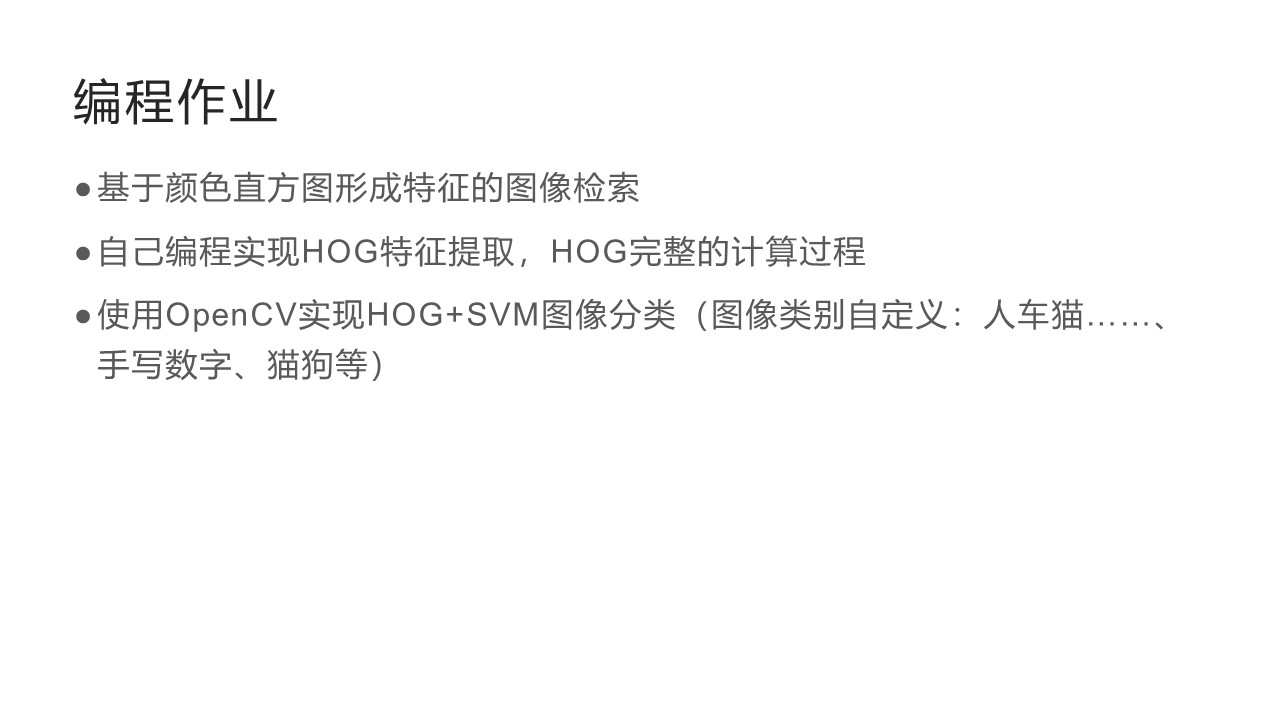
#> input picture Pic/微信图片_2026-03-17_202233_628.jpg, 1280 x 720 px
$ python -i color_histogram_retrieval.py   (imports and definitions only)
#> lines starting #> are read from the running program, lines starting #| are printed output that depends on the picture
#> further down, picture is the input picture: shape (720, 1280, 3); min 24, max 255, mean 250
"""
基于颜色直方图或HOG特征的图像检索模块
支持颜色直方图、LBP纹理、HOG特征（可选）
包含直方图可视化功能
"""

import cv2
import numpy as np
import os
from typing import List, Tuple
from skimage.feature import local_binary_pattern
from sklearnex import patch_sklearn
# [1 line not run here, left out]


# [10 lines left out: function imread_unicode, not called in this run]


class ColorHistogramRetriever:
    def __init__(self, bins=(8, 12, 3), feature_type='auto',
                 use_face_detection=False, distance_metric='chisqr',
                 hog_win_size=(64, 128), hog_cell_size=(8, 8),
                 hog_block_size=(16, 16), hog_block_stride=(8, 8), hog_nbins=9):
        """
        :param bins: HSV 直方图的 bins 数量
        :param feature_type: 特征类型
            - 'auto': 自动选择（灰度图用LBP，彩色图用HSV）
            - 'lbp': LBP纹理直方图
            - 'gray': 灰度直方图
            - 'hsv': HSV彩色直方图
            - 'hog': HOG特征（梯度直方图）
        :param use_face_detection: 是否启用人脸检测裁剪
        :param distance_metric: 距离度量方式 'correl'(相关性), 'chisqr'(卡方), 'bhatta'(巴氏), 'euclidean'(欧氏)
        :param hog_win_size, ... : 当 feature_type='hog' 时的 HOG 参数
        """
        self.bins = bins
        self.feature_type = feature_type
        self.use_face_detection = use_face_detection
        self.distance_metric = distance_metric
        self.hog_win_size = hog_win_size
        self.hog_cell_size = hog_cell_size
        self.hog_block_size = hog_block_size
        self.hog_block_stride = hog_block_stride
        self.hog_nbins = hog_nbins

        self.hog = None
        if feature_type == 'hog':
            self.hog = cv2.HOGDescriptor(
                hog_win_size, hog_block_size, hog_block_stride,
                hog_cell_size, hog_nbins
            )

        self.database_features = {}
        self.database_paths = []

    def _preprocess_face(self, image: np.ndarray) -> np.ndarray:
        if not self.use_face_detection:
            return image
        face_cascade = cv2.CascadeClassifier(
            cv2.data.haarcascades + 'haarcascade_frontalface_default.xml'
        )
        if len(image.shape) == 3:
            gray = cv2.cvtColor(image, cv2.COLOR_BGR2GRAY)
        else:
            gray = image.copy()
        faces = face_cascade.detectMultiScale(gray, 1.1, 4)
        if len(faces) > 0:
            (x, y, w, h) = faces[0]
            return image[y:y+h, x:x+w]
        return image

    # [117 lines left out: functions _extract_lbp_feature, _extract_hog_feature, extract_feature, build_database, retrieve, not called in this run]

    def get_feature_visualization(self, image: np.ndarray) -> np.ndarray:
        """
        根据当前特征类型，返回特征的可视化图像
        """
        image = self._preprocess_face(image)
        h, w = 400, 500  # 输出画布尺寸

        # ---- 根据特征类型绘制 ----
        if self.feature_type == 'gray' or (self.feature_type == 'auto' and (len(image.shape) == 2 or image.shape[2] == 1)):
            if len(image.shape) == 3:
                gray = cv2.cvtColor(image, cv2.COLOR_BGR2GRAY)
            else:
                gray = image
            hist = cv2.calcHist([gray], [0], None, [256], [0, 256])
            return self._draw_single_histogram(hist, title='Gray Histogram', color=(0,0,0), width=w, height=h)

        elif self.feature_type == 'hsv' or (self.feature_type == 'auto' and len(image.shape) == 3 and image.shape[2] == 3):
            hsv = cv2.cvtColor(image, cv2.COLOR_BGR2HSV)
#> hsv: shape (720, 1280, 3); mean H, S, V 0, 0, 250
            h_hist = cv2.calcHist([hsv], [0], None, [180], [0, 180])
#> h_hist = 180 values, max 921600 at index 0, min 0 at index 1, mean 5120
            s_hist = cv2.calcHist([hsv], [1], None, [256], [0, 256])
#> s_hist = 256 values, max 921600 at index 0, min 0 at index 1, mean 3600
            v_hist = cv2.calcHist([hsv], [2], None, [256], [0, 256])
#> v_hist = 256 values, max 859012 at index 255, min 0 at index 0, mean 3600
            return self._draw_multi_histogram([h_hist, s_hist, v_hist],
                                              titles=['Hue', 'Saturation', 'Value'],
                                              colors=[(255,0,0), (0,255,0), (0,0,255)],
                                              width=w, height=h)

        elif self.feature_type == 'lbp':
            if len(image.shape) == 3:
                gray = cv2.cvtColor(image, cv2.COLOR_BGR2GRAY)
            else:
                gray = image
            radius = 1
            n_points = 8 * radius
            lbp = local_binary_pattern(gray, n_points, radius, method='uniform')
            n_bins = n_points + 2
            hist, _ = np.histogram(lbp.ravel(), bins=n_bins, range=(0, n_bins))
            hist = hist.astype(np.float32)
            return self._draw_single_histogram(hist, title='LBP Histogram', color=(128,0,128), width=w, height=h)

        elif self.feature_type == 'hog':
            feat = self._extract_hog_feature(image)
            return self._draw_single_histogram(feat, title='HOG Feature Distribution', color=(0,128,128), width=w, height=h)

        else:
            blank = np.ones((h, w, 3), dtype=np.uint8) * 255
            cv2.putText(blank, "No visualization", (30, h//2), cv2.FONT_HERSHEY_SIMPLEX, 0.7, (0,0,0), 2)
            return blank

    # [19 lines left out: function _draw_single_histogram, not called in this run]

    def _draw_multi_histogram(self, hists, titles, colors, width=500, height=400):
        """绘制多个直方图叠加"""
#> called with width = 500, height = 400
        img = np.ones((height, width, 3), dtype=np.uint8) * 255
        for idx, (hist, color, title) in enumerate(zip(hists, colors, titles)):
            hist = hist.flatten()
            bin_count = len(hist)
            bin_w = max(1, int(width / bin_count))
            if np.max(hist) > 0:
                hist_norm = hist / np.max(hist) * (height - 50)
            else:
                hist_norm = hist

            for i in range(bin_count):
                x = i * bin_w
                h_val = int(hist_norm[i])
                cv2.rectangle(img, (x, height - h_val), (x + bin_w - 1, height), color, -1)
            cv2.putText(img, title, (10, 20 + idx*20), cv2.FONT_HERSHEY_SIMPLEX, 0.4, color, 1)
#> this loop made 3 passes
#> (color, title, bin_count, bin_w) on passes 1 to 3: ((255, 0, 0), 'Hue', 180, 2), ((0, 255, 0), 'Saturation', 256, 1), ((0, 0, 255), 'Value', 256, 1)
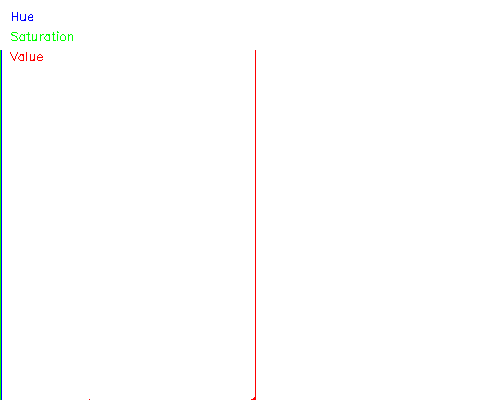
#> img: shape (400, 500, 3); mean of channels 0, 1, 2 253.8, 253.9, 253.8; drawn as B, G, R
        return img

>>> import cv2
>>> picture = cv2.imread('../../Pic/微信图片_2026-03-17_202233_628.jpg')
>>> result = ColorHistogramRetriever().get_feature_visualization(picture)
